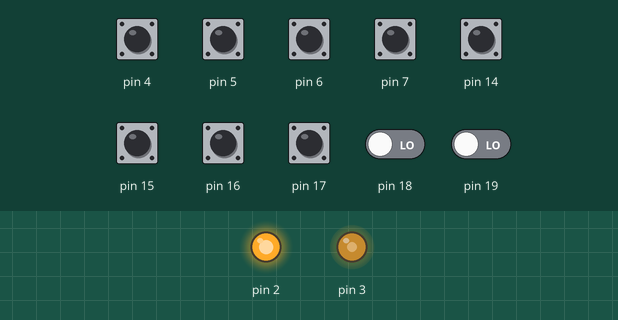
Simulated run of this program. Board: Arduino Uno, built with avr-gcc and run on an emulated ATmega328P. Parts: output pins drawn as LEDs (lit = HIGH). Inputs (shaded band) come from the test bench; at power-on: pin 4–7, pin 14–17 HIGH, pin 18, pin 19 LOW. Pins used as bus, display or sensor lines are not drawn.

Above: at 0.1 s.
Timing chart, 0 to 1.6 s (numbered marks = the images above):
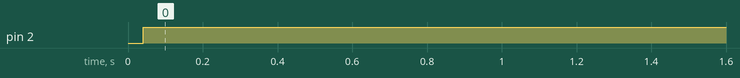

The program:

main.cpp
```cpp
#include <Arduino.h>
#include <PowerSG.h>

PowerSG::PDriver  m_driver;
PowerSG::Simple   m_psg1(m_driver);
PowerSG::Advanced m_psg2(m_driver);

void setup()
{
    m_psg1.begin();
    m_psg1.setClock(1750000);

    m_psg2.begin();
    m_psg2.setClock(PowerSG::F1_75MHZ);
    m_psg2.setStereo(PowerSG::Stereo::ABC);
    m_psg2.update();

    PowerSG::ChipId chipId1 = m_psg1.getChipId();
    PowerSG::ChipId chipId2 = m_psg2.getChipId();

    constexpr auto sz1 = sizeof(PowerSG::Simple);
    constexpr auto sz2 = sizeof(PowerSG::Advanced);

    // TODO
}

void loop()
{
    // TODO
}
```

Measured:
- by itself, pin 2: LOW → HIGH at 0.04 s
